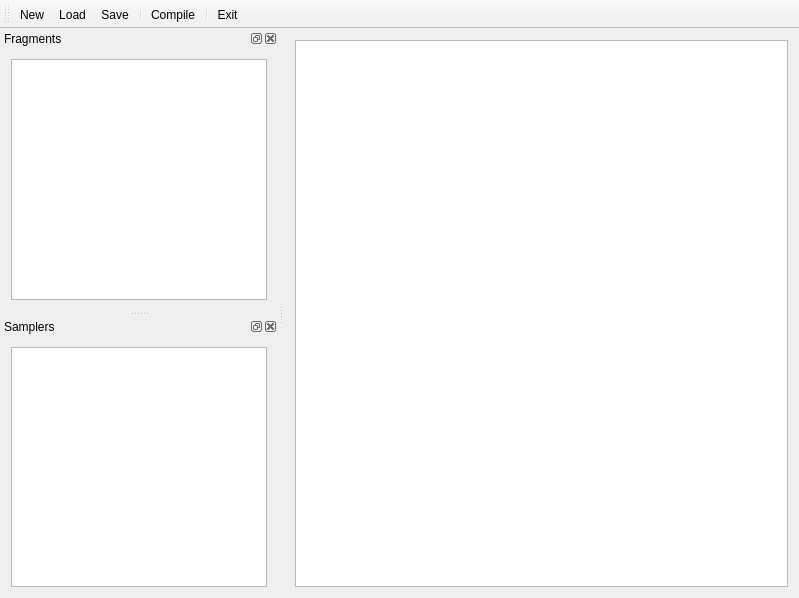
<?xml version="1.0" encoding="UTF-8"?>
<ui version="4.0">
 <class>MainWindow</class>
 <widget class="QMainWindow" name="MainWindow">
  <property name="geometry">
   <rect>
    <x>0</x>
    <y>0</y>
    <width>799</width>
    <height>598</height>
   </rect>
  </property>
  <property name="windowTitle">
   <string/>
  </property>
  <widget class="QWidget" name="centralWidget">
   <layout class="QVBoxLayout" name="verticalLayout">
    <item>
     <widget class="QGraphicsView" name="graphicsView"/>
    </item>
   </layout>
  </widget>
  <widget class="QToolBar" name="toolBar">
   <property name="windowTitle">
    <string>toolBar</string>
   </property>
   <attribute name="toolBarArea">
    <enum>TopToolBarArea</enum>
   </attribute>
   <attribute name="toolBarBreak">
    <bool>false</bool>
   </attribute>
   <addaction name="action_New"/>
   <addaction name="action_Load"/>
   <addaction name="action_Save"/>
   <addaction name="separator"/>
   <addaction name="action_Compile"/>
   <addaction name="separator"/>
   <addaction name="action_Exit"/>
  </widget>
  <widget class="QDockWidget" name="dockWidgetFragments">
   <property name="windowTitle">
    <string>Fragments</string>
   </property>
   <attribute name="dockWidgetArea">
    <number>1</number>
   </attribute>
   <widget class="QWidget" name="dockWidgetContents">
    <layout class="QVBoxLayout" name="verticalLayout_2">
     <item>
      <widget class="QListView" name="listViewFragments"/>
     </item>
    </layout>
   </widget>
  </widget>
  <widget class="QDockWidget" name="dockWidgetSamplers">
   <property name="windowTitle">
    <string>Samplers</string>
   </property>
   <attribute name="dockWidgetArea">
    <number>1</number>
   </attribute>
   <widget class="QWidget" name="dockWidgetContents_2">
    <layout class="QVBoxLayout" name="verticalLayout_3">
     <item>
      <widget class="QListView" name="listViewSamplers"/>
     </item>
    </layout>
   </widget>
  </widget>
  <action name="action_Save">
   <property name="icon">
    <iconset resource="materialeditor.qrc">
     <normaloff>:/icons/icons/Save.png</normaloff>:/icons/icons/Save.png</iconset>
   </property>
   <property name="text">
    <string>&amp;Save</string>
   </property>
  </action>
  <action name="action_Load">
   <property name="icon">
    <iconset resource="materialeditor.qrc">
     <normaloff>:/icons/icons/Load.png</normaloff>:/icons/icons/Load.png</iconset>
   </property>
   <property name="text">
    <string>&amp;Load</string>
   </property>
   <property name="toolTip">
    <string>Load</string>
   </property>
  </action>
  <action name="action_Exit">
   <property name="icon">
    <iconset resource="materialeditor.qrc">
     <normaloff>:/icons/icons/Exit.png</normaloff>:/icons/icons/Exit.png</iconset>
   </property>
   <property name="text">
    <string>&amp;Exit</string>
   </property>
  </action>
  <action name="action_Compile">
   <property name="icon">
    <iconset resource="materialeditor.qrc">
     <normaloff>:/icons/icons/Compile.png</normaloff>:/icons/icons/Compile.png</iconset>
   </property>
   <property name="text">
    <string>&amp;Compile</string>
   </property>
   <property name="toolTip">
    <string>Compile</string>
   </property>
  </action>
  <action name="action_New">
   <property name="icon">
    <iconset resource="materialeditor.qrc">
     <normaloff>:/icons/icons/New.png</normaloff>:/icons/icons/New.png</iconset>
   </property>
   <property name="text">
    <string>&amp;New</string>
   </property>
   <property name="toolTip">
    <string>New</string>
   </property>
  </action>
 </widget>
 <layoutdefault spacing="6" margin="11"/>
 <resources>
  <include location="materialeditor.qrc"/>
 </resources>
 <connections/>
</ui>
